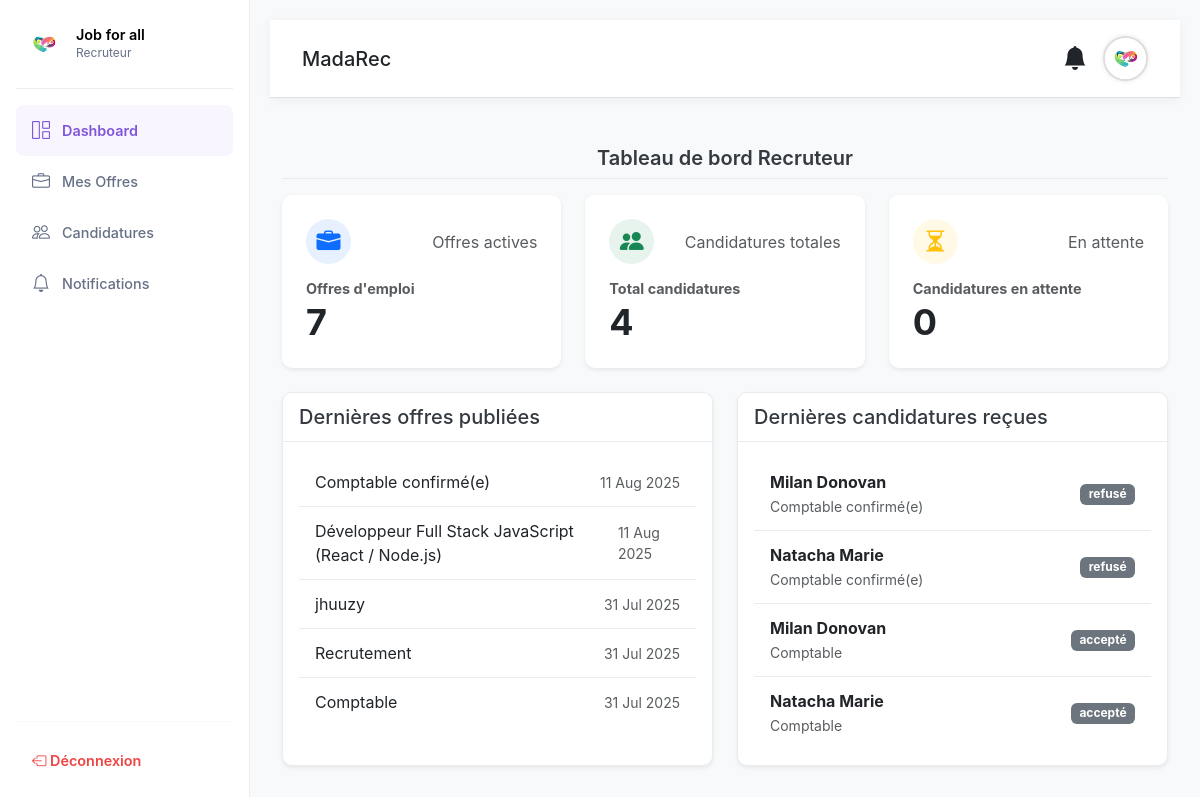
The page /index2.php?page=dashboard (signed in) on the database its author committed.
### tables this page shows
CREATE TABLE `offre` (
  `idof` int(11) NOT NULL,
  `titre` varchar(132) NOT NULL,
  `description` varchar(132) NOT NULL,
  `lieu` varchar(48) NOT NULL,
  `type` varchar(32) NOT NULL,
  `contrat` varchar(32) NOT NULL,
  `idrecru` int(3) NOT NULL,
  `date_pub` timestamp NOT NULL DEFAULT current_timestamp()
);

CREATE TABLE `candidature` (
  `idcandidature` int(3) NOT NULL,
  `cv` varchar(255) NOT NULL,
  `ltrmotivation` varchar(255) NOT NULL,
  `idof` int(3) NOT NULL,
  `idcand` int(3) NOT NULL,
  `statut` enum('en attente','accepté','refusé') DEFAULT 'en attente',
  `date_candidature` timestamp NOT NULL DEFAULT current_timestamp()
);

CREATE TABLE `candidat` (
  `idcand` int(11) NOT NULL,
  `nomcand` varchar(32) DEFAULT NULL,
  `prncand` varchar(32) DEFAULT NULL,
  `ecand` varchar(100) DEFAULT NULL,
  `numtelcand` varchar(12) DEFAULT NULL,
  `photocand` varchar(255) DEFAULT NULL,
  `idutil` int(3) NOT NULL,
  `sexe` varchar(32) DEFAULT NULL,
  `poste` varchar(32) DEFAULT NULL,
  `adrscand` varchar(32) DEFAULT NULL
);

### controller/RecruteurController.php (called while the page is built, shortened)
<?php
require_once './config/database.php';
require_once './model/Recruteur.php';
require_once './model/Offre.php';
require_once './model/Candidature.php';
class RecruteurController {
    public function afficherDashboard() {
        $idrecru = $_SESSION['utilisateur']['idrecru'];
        $offreModel = new Offre();
        $candidatureModel = new Candidature();
        $nbOffres = $offreModel->compterOffresParRecruteur($idrecru);
        $nbCandidatures = $candidatureModel->compterCandidatureParRecruteur($idrecru);
        $nbCandidaturesEnAttente = $candidatureModel->compterCandidatureParStatut($idrecru, 'En attente');
        $offresRecentes = $offreModel->getOffresRecentes($idrecru);
        $candidaturesRecentes = $candidatureModel->getCandidaturesRecentesParRecruteur($idrecru);
        include './view/Pages/recruteur/dashboard.php';
    }
}

### config/database.php (called while the page is built, shortened)
<?php
class Database {
    private $host = "localhost";
    private $user = "root";
    private $pass = "";
    private $dbname = "gestionrecruteur";
    public function connect() {
        $this->conn = null;
        try {
            $this->conn = new mysqli($this->host, $this->user, $this->pass, $this->dbname);
        } catch (Exception $e) {
            echo "Erreur: " . $e->getMessage();
        }
        return $this->conn;
    }
}

### model/Offre.php (called while the page is built, shortened)
<?php
require_once './config/database.php';
class Offre {
    private $conn;
    public function __construct() {
        $db = new Database();
        $this->conn = $db->connect();
    }
    public function compterOffresParRecruteur($idrecru) {
        $query = "SELECT COUNT(*) FROM offre WHERE idrecru = ?";
        $stmt = $this->conn->prepare($query);
        $stmt->bind_param("i", $idrecru);
        $stmt->execute();
        $result = $stmt->get_result();
        return $result->fetch_row()[0] ?? 0;
    }
    public function getOffresRecentes($idrecru, $limit = 5) {
        $query = "SELECT * FROM offre WHERE idrecru = ? ORDER BY date_pub DESC LIMIT ?";
        $stmt = $this->conn->prepare($query);
        $stmt->bind_param("ii", $idrecru, $limit);
        $stmt->execute();
        $result = $stmt->get_result();
        return $result->fetch_all(MYSQLI_ASSOC);
    }
}

### model/Candidature.php (called while the page is built, shortened)
<?php
require_once './config/database.php';
require_once './model/Recruteur.php';
class Candidature {
    private $conn;
    public function __construct() {
        $db = new Database();
        $this->conn = $db->connect();
    }
public function compterCandidatureParStatut($idRecruteur, $statut) {
    $sql = "SELECT COUNT(*) AS total
            FROM candidature c
            INNER JOIN offre o ON c.idof = o.idof
            WHERE o.idrecru = ? AND c.statut = ?";
    $stmt = $this->conn->prepare($sql);
    $stmt->bind_param("is", $idRecruteur, $statut);
    $stmt->execute();
    $result = $stmt->get_result();
    if ($row = $result->fetch_assoc()) {
        return $row['total'];
    }
    return 0;
}
    public function getCandidaturesRecentesParRecruteur($idrecru, $limit = 5) {
        $query = "SELECT c.idcandidature, c.date_candidature, ca.nomcand, ca.prncand, o.titre, c.statut
                  FROM candidature c
                  JOIN offre o ON c.idof = o.idof
                  JOIN candidat ca ON c.idcand = ca.idcand
                  WHERE o.idrecru = ?
                  ORDER BY c.date_candidature DESC LIMIT ?";
        $stmt = $this->conn->prepare($query);
        $stmt->bind_param("ii", $idrecru, $limit);
        $stmt->execute();
        $result = $stmt->get_result();
        return $result->fetch_all(MYSQLI_ASSOC);
    }
public function compterCandidatureParRecruteur($idRecruteur) {
    $sql = "SELECT COUNT(*) AS total FROM candidature c
            JOIN offre o ON c.idof = o.idof
            WHERE o.idrecru = ?";
    $stmt = $this->conn->prepare($sql);
    $stmt->bind_param("i", $idRecruteur);
    $stmt->execute();
    $result = $stmt->get_result()->fetch_assoc();
    return $result['total'] ?? 0;
}
}

### view/Pages/recruteur/dashboard.php (the view, shortened to what this page needs)
<!DOCTYPE html>
<html lang="fr">
<head>
    <link href="https://cdn.jsdelivr.net/npm/bootstrap@5.3.0/dist/css/bootstrap.min.css" rel="stylesheet">
    <link href="https://cdn.jsdelivr.net/npm/bootstrap-icons@1.10.5/font/bootstrap-icons.css" rel="stylesheet">
    <link rel="stylesheet" href="./assets/css/dashboard_recruteur_style.css">
</head>
<body>
<div class="container-fluid py-4">
    <h1 class="mb-5 text-center dashboard-title">Tableau de bord Recruteur</h1>
    <div class="row g-4 mb-5">
        <div class="col-md-4">
            <div class="card p-4 shadow-sm h-100 stat-card">
                <div class="d-flex justify-content-between align-items-center mb-3">
                    <div class="icon-circle bg-primary-light text-primary">
                        <i class="bi bi-briefcase-fill fs-4"></i>
                    </div>
                    <span class="fs-6 text-muted">Offres actives</span>
                </div>
                <h5 class="card-title text-muted fw-bold">Offres d'emploi</h5>
                <p class="display-4 fw-bold mb-0 text-dark"><?= $nbOffres ?? 0 ?></p>
            </div>
        </div>
        <div class="col-md-4">
            <div class="card p-4 shadow-sm h-100 stat-card">
                <div class="d-flex justify-content-between align-items-center mb-3">
                    <div class="icon-circle bg-success-light text-success">
                        <i class="bi bi-people-fill fs-4"></i>
                    </div>
                    <span class="fs-6 text-muted">Candidatures totales</span>
                </div>
                <h5 class="card-title text-muted fw-bold">Total candidatures</h5>
                <p class="display-4 fw-bold mb-0 text-dark"><?= $nbCandidatures ?? 0 ?></p>
            </div>
        </div>
        <div class="col-md-4">
            <div class="card p-4 shadow-sm h-100 stat-card">
                <div class="d-flex justify-content-between align-items-center mb-3">
                    <div class="icon-circle bg-warning-light text-warning">
                        <i class="bi bi-hourglass-split fs-4"></i>
                    </div>
                    <span class="fs-6 text-muted">En attente</span>
                </div>
                <h5 class="card-title text-muted fw-bold">Candidatures en attente</h5>
                <p class="display-4 fw-bold mb-0 text-dark">
<?php
if (is_array($nbCandidaturesEnAttente)) {
    echo $nbCandidaturesEnAttente['total'] ?? 0;
} else {
    echo $nbCandidaturesEnAttente ?? 0;
}
?>
</p>
            </div>
        </div>
    </div>
    <div class="row g-4">
        <div class="col-md-6">
            <div class="card shadow-sm h-100 list-card">
                <div class="card-header bg-white fw-bold list-header">
                    <h5 class="mb-0">Dernières offres publiées</h5>
                </div>
                <div class="card-body">
                    <?php if (empty($offresRecentes)): ?>
                        <p class="text-muted text-center">Aucune offre récente.</p>
                    <?php else: ?>
                        <ul class="list-group list-group-flush">
                            <?php foreach ($offresRecentes as $offre): ?>
                                <li class="list-group-item d-flex justify-content-between align-items-center list-item">
                                    <span><?= htmlspecialchars($offre['titre']) ?></span>
                                    <small class="text-muted"><?= htmlspecialchars(date('d M Y', strtotime($offre['date_pub']))) ?></small>
                                </li>
                            <?php endforeach; ?>
                        </ul>
                    <?php endif; ?>
                </div>
            </div>
        </div>
        <div class="col-md-6">
            <div class="card shadow-sm h-100 list-card">
                <div class="card-header bg-white fw-bold list-header">
                    <h5 class="mb-0">Dernières candidatures reçues</h5>
                </div>
                <div class="card-body">
                    <?php if (empty($candidaturesRecentes)): ?>
                        <p class="text-muted text-center">Aucune candidature récente.</p>
                    <?php else: ?>
                        <ul class="list-group list-group-flush">
                            <?php foreach ($candidaturesRecentes as $candidature): ?>
                                <li class="list-group-item d-flex justify-content-between align-items-center list-item">
                                    <div>
                                        <strong><?= htmlspecialchars($candidature['nomcand'] . ' ' . $candidature['prncand']) ?></strong>
                                        <br>
                                        <small class="text-muted"><?= htmlspecialchars($candidature['titre']) ?></small>
                                    </div>
                                    <?php
                                        $badgeColor = '';
                                        switch(strtolower($candidature['statut'])) {
                                            default: $badgeColor = 'secondary';
                                        }
                                    ?>
                                    <span class="badge bg-<?= $badgeColor ?>"><?= htmlspecialchars($candidature['statut']) ?></span>
                                </li>
                            <?php endforeach; ?>
                        </ul>
                    <?php endif; ?>
                </div>
            </div>
        </div>
    </div>
</div>
</body>
</html>

### assets/css/style.css (style rules this page uses)
html, body { overflow-x: hidden; overflow-y: auto; min-height: 100vh; box-sizing: border-box; }
body { background-color: #ffffff; font-family: 'Poppins', sans-serif; margin: 0; padding: 0; }
:root { --bs-primary: #f7a01d; --bs-secondary: #6c757d; --bs-dark: #343a40; --bs-light: #fcfcfc; --bs-white: #ffffff; }
.text-primary { color: var(--bs-primary) !important; }

### assets/css/sidebar_recruteur.css (style rules this page uses)
:root { --sidebar-bg-color: #ffffff; --sidebar-text-color: #667085; --sidebar-active-color: #7f56d9; --sidebar-active-bg: #f9f5ff; --sidebar-hover-bg: #f9f5ff; --sidebar-border-color: #eaecf0; --separator-color: #eaecf0; --body-bg-color: #f9fafb; --text-color: #101828; --logout-color: #ef4444; --logout-hover-bg: #fee2e2; }
body { background-color: var(--body-bg-color); color: var(--text-color); }

### assets/css/dashboard_recruteur_style.css (style rules this page uses)
body { background-color: #f8f9fa; font-family: -apple-system, BlinkMacSystemFont, "Segoe UI", Roboto, "Helvetica Neue", Arial, sans-serif; margin-top: 0; }
.container-fluid { padding-top: 1rem; padding-bottom: 2rem; }
.dashboard-title { font-weight: 600; color: #343a40; border-bottom: 1px solid #e9ecef; padding-bottom: 0.5rem; margin-bottom: 1rem !important; font-size: 1.25rem; }
.row.g-4.mb-5 { margin-bottom: 1.5rem !important; }
.stat-card { border: none; border-radius: 10px; background-color: #ffffff; transition: transform 0.2s ease-in-out, box-shadow 0.2s ease-in-out; }
.stat-card .card-title { font-size: 0.9rem; margin-bottom: 0.25rem; color: #6c757d; }
.stat-card .display-4 { color: #495057; font-size: 2.25rem; font-weight: 700; line-height: 1.2; }
.icon-circle { width: 45px; height: 45px; border-radius: 50%; display: flex; justify-content: center; align-items: center; font-size: 1.2rem; }
.bg-primary-light { background-color: rgba(13, 110, 253, 0.1); color: #0d6efd; }
.bg-success-light { background-color: rgba(25, 135, 84, 0.1); color: #198754; }
.bg-warning-light { background-color: rgba(255, 193, 7, 0.1); color: #ffc107; }
.list-card { border: 1px solid #e9ecef; border-radius: 10px; background-color: #ffffff; overflow: hidden; }
.list-header { border-bottom: 1px solid #e9ecef; padding: 0.75rem 1rem; background-color: #f8f9fa; font-weight: 600; font-size: 1rem; color: #343a40; }
.list-item { padding: 0.75rem 1rem; transition: background-color 0.2s; border-bottom: 1px solid #e9ecef; }
.list-group-item:last-child { border-bottom: none; }
.list-group-item .badge { font-size: 0.75em; padding: 0.4em 0.7em; }

### index2.php (style rules this page uses)
body { background-color: #F6F6F6; margin:0; padding:0; }

### rows shown on the page
offre: titre "Comptable confirmé(e)", date_pub "11 Aug 2025"
offre: titre "Développeur Full Stack JavaScript (React / Node.js)", date_pub "11 Aug 2025"
offre: titre "jhuuzy", date_pub "31 Jul 2025"
offre: titre "Recrutement", date_pub "31 Jul 2025"
offre: titre "Comptable", date_pub "31 Jul 2025"
candidature: idcand.prncand "Milan Donovan", offre.titre "Comptable confirmé(e)", statut "refusé"
candidature: idcand.prncand "Natacha Marie", offre.titre "Comptable confirmé(e)", statut "refusé"
candidature: idcand.prncand "Milan Donovan", offre.titre "Comptable", statut "accepté"
candidature: idcand.prncand "Natacha Marie", offre.titre "Comptable", statut "accepté"

### other values the page prints
$recruteur['nomrecru'] "Job for all"
$nbOffres "7"
$nbCandidatures "4"
$nbCandidaturesEnAttente "0"
